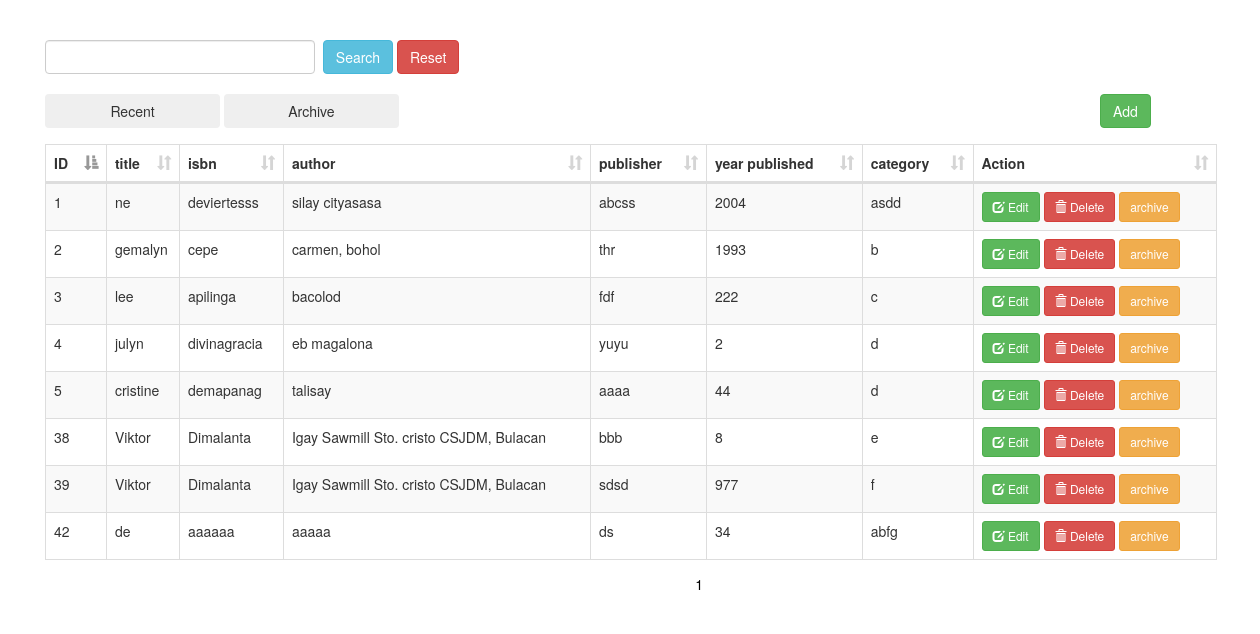
The page / on the database its author committed.
### tables this page shows
CREATE TABLE `books` (
  `id` int(11) NOT NULL,
  `title` varchar(30) NOT NULL,
  `isbn` varchar(30) NOT NULL,
  `author` text NOT NULL,
  `publisher` varchar(30) NOT NULL,
  `year_published` int(11) NOT NULL,
  `category` varchar(30) NOT NULL,
  `archived` tinyint(1) NOT NULL
);

### index.php (the view, shortened to what this page needs)
<!DOCTYPE html>
<html>
<head>
	<link rel="stylesheet" type="text/css" href="bootstrap/css/bootstrap.min.css">
	<link rel="stylesheet" type="text/css" href="datatable/dataTable.bootstrap.min.css">
</head>
<body>
<div class="container">
	<div class="row">
		<div class="col-sm-12 col-sm-offset-2">
			<br><br>
			<div class="row">
				<input type="text" class="form-control col-lg-2" id="searchField" style="width:270px;"/> &nbsp;
				<button type="button" class="btn btn-info" id="search">
					Search
				</button>
				<button type="button" class="btn btn-danger" id="reset">
					Reset
				</button>
				<br><br>
				<div class="col-lg-12" style="padding: 0px;">
    		        <div class="float-left col-lg-10" style="padding: 0px;">
                        <button type="button" class="btn btn-secondary" data-toggle="modal" id="recent-book" style="width: 175px;">
        					Recent
        				</button>
                        <button type="button" class="btn btn-secondary" data-toggle="modal" id="archive-book" style="width: 175px;">
        					Archive
        				</button>
    		        </div>
    		        <div class="float-right col-lg-2" style="float: right;margin-right: -65px;">
        				<button type="button" class="btn btn-success" data-toggle="modal" data-target="#addnew">
        					Add
        				</button>
    		        </div>
    		    </div>
			</div>
			<div class="height10">
			</div>
			<div class="row">
				<table id="myTable" class="table table-bordered table-striped">
					<thead>
						<th>ID</th>
						<th>title</th>
						<th>isbn</th>
						<th>author</th>
						<th>publisher</th>
						<th>year published</th>
						<th>category</th>
						<th>Action</th>
					</thead>
					<tbody>
						<?php
							include_once('connection.php');
							$sql = "SELECT * FROM books ";
							$query = $conn->query($sql);
							while($row = $query->fetch_assoc()){
								echo
								"<tr>
									<td>".$row['id']."</td>
									<td>".$row['title']."</td>
									<td>".$row['isbn']."</td>
									<td>".$row['author']."</td>
									<td>".$row['publisher']."</td>
									<td>".$row['year_published']."</td>
									<td>".$row['category']."</td>
									<td>".$row['archived']."</td>
									<td>
										<a href='#edit_".$row['id']."' class='btn btn-success btn-sm' data-toggle='modal'><span class='glyphicon glyphicon-edit'></span> Edit</a>
										<a href='#delete_".$row['id']."' class='btn btn-danger btn-sm' data-toggle='modal'><span class='glyphicon glyphicon-trash'></span> Delete</a>
										<input type='submit' class='archive btn btn-warning btn-sm' data-id=".$row['id']." value='archive' />
									</td>
								</tr>";
							}
						?>
					</tbody>
				</table>
			</div>
		</div>
	</div>
</div>
</body>
</html>

### index.php (style rules this page uses)
.height10 { height:10px; }
body > div.container > div > div { margin-left:0px; }

### rows shown on the page
books: id "1", title "ne", isbn "deviertesss", author "silay cityasasa", publisher "abcss", year_published "2004", category "asdd"
books: id "2", title "gemalyn", isbn "cepe", author "carmen, bohol", publisher "thr", year_published "1993", category "b"
books: id "3", title "lee", isbn "apilinga", author "bacolod", publisher "fdf", year_published "222", category "c"
books: id "4", title "julyn", isbn "divinagracia", author "eb magalona", publisher "yuyu", year_published "2", category "d"
books: id "5", title "cristine", isbn "demapanag", author "talisay", publisher "aaaa", year_published "44", category "d"
books: id "38", title "Viktor", isbn "Dimalanta", author "Igay Sawmill Sto. cristo CSJDM, Bulacan", publisher "bbb", year_published "8", category "e"
books: id "39", title "Viktor", isbn "Dimalanta", author "Igay Sawmill Sto. cristo CSJDM, Bulacan", publisher "sdsd", year_published "977", category "f"
books: id "42", title "de", isbn "aaaaaa", author "aaaaa", publisher "ds", year_published "34", category "abfg"
